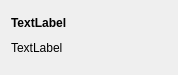
<?xml version="1.0" encoding="UTF-8"?>
<ui version="4.0">
 <class>NetworkExampleListItemWidget</class>
 <widget class="QWidget" name="NetworkExampleListItemWidget">
  <property name="geometry">
   <rect>
    <x>0</x>
    <y>0</y>
    <width>178</width>
    <height>75</height>
   </rect>
  </property>
  <property name="windowTitle">
   <string>Form</string>
  </property>
  <layout class="QHBoxLayout" name="horizontalLayout" stretch="1">
   <item>
    <layout class="QVBoxLayout" name="verticalLayout">
     <item>
      <widget class="QLabel" name="labelName">
       <property name="font">
        <font>
         <weight>75</weight>
         <bold>true</bold>
        </font>
       </property>
       <property name="text">
        <string>TextLabel</string>
       </property>
      </widget>
     </item>
     <item>
      <widget class="QLabel" name="labelDescription">
       <property name="text">
        <string>TextLabel</string>
       </property>
       <property name="alignment">
        <set>Qt::AlignLeading|Qt::AlignLeft|Qt::AlignTop</set>
       </property>
       <property name="wordWrap">
        <bool>true</bool>
       </property>
      </widget>
     </item>
    </layout>
   </item>
  </layout>
 </widget>
 <resources/>
 <connections/>
</ui>
